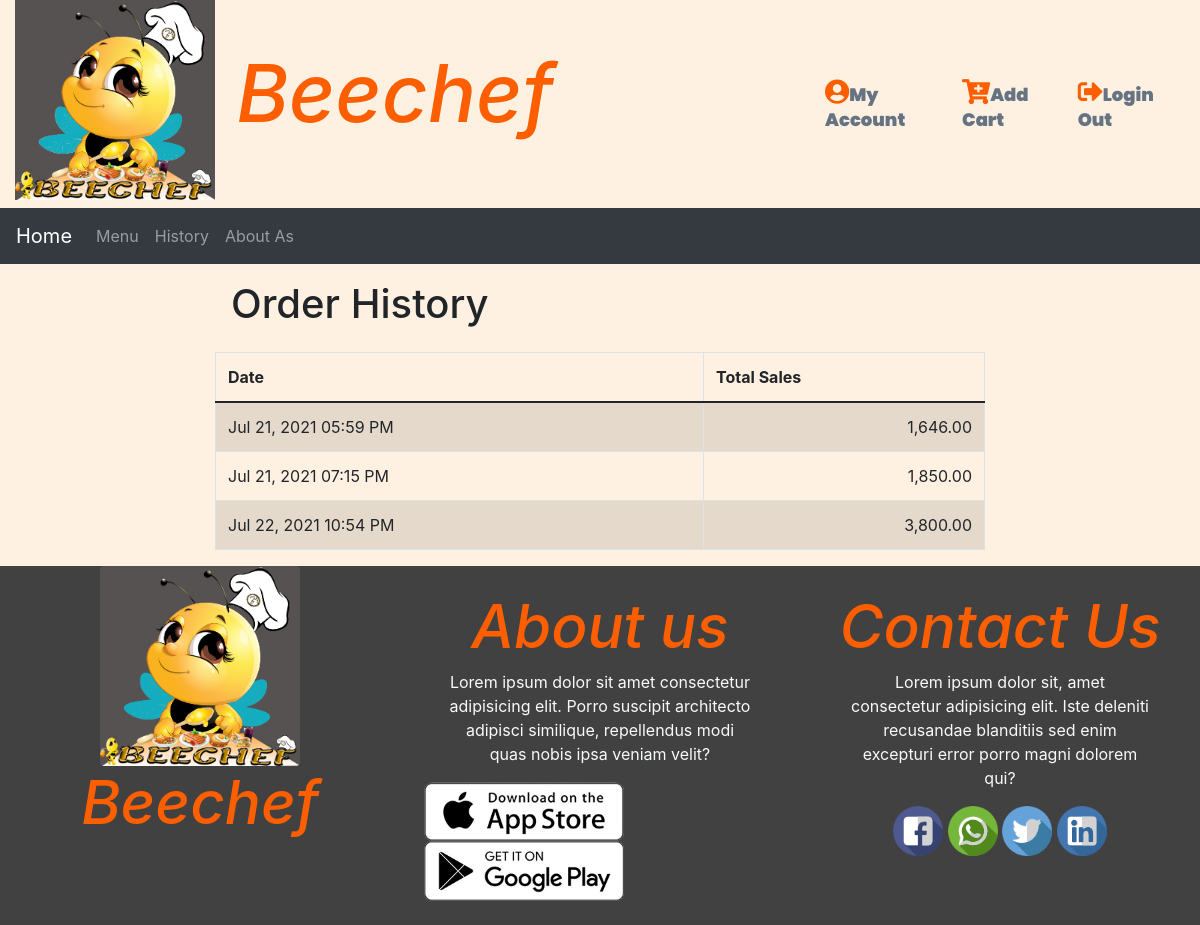
Screenshot of /Client/history.php (signed in) with the database file from the repository.
### tables this page shows
CREATE TABLE `purchase` (
  `pur_id` int(11) NOT NULL,
  `uid` int(11) NOT NULL,
  `total_amount` double NOT NULL,
  `pur_date` datetime NOT NULL,
  `pay_method` char(1) NOT NULL DEFAULT '0',
  `pay_description` varchar(500) DEFAULT NULL,
  `vid` int(11) DEFAULT NULL,
  `status` tinyint(1) NOT NULL DEFAULT 0
);

### Client/history.php (the view, shortened to what this page needs)
<?php
include "../Database/database.php";
include "client_header.php";
?>
<div class="container-fluid" style="background-color:#fef1e1;">
    <div class="row">
        <div class="col-md-2" ></div>
        <div class="col-md-8" >
            <h1 class="p-3">Order History</h1>
        <table class="table table-striped table-bordered">
		<thead>
			<th>Date</th>
			<th>Total Sales</th>
		</thead>
		<tbody>
			<?php
                $id =$_SESSION["uid"];
				$sql="select * from purchase where uid = $id ";
				$query=$conn->query($sql);
				while($row=$query->fetch_array()){
					?>
					<tr>
						<td><?php echo date('M d, Y h:i A', strtotime($row['pur_date'])) ?></td>
						<td class="text-right"> <?php echo number_format($row['total_amount'], 2); ?></td>
					</tr>
					<?php
				}
			?>
		</tbody>
	</table>
        </div>
        <div class="col-md-2" ></div>
    </div>
</div>
<?php
include "client_footer.php";
?>

### Client/client_header.php (shortened to what this page needs)
<!DOCTYPE html>
<html lang="en">
<head>
    <link href="https://cdn.jsdelivr.net/npm/bootstrap@5.0.1/dist/css/bootstrap.min.css" rel="stylesheet">
    <link rel="stylesheet" href="https://maxcdn.bootstrapcdn.com/bootstrap/4.5.2/css/bootstrap.min.css">
    <link rel="stylesheet" href="../css/homeStyle.css" type="text/css">
    <link rel="stylesheet" href="https://cdnjs.cloudflare.com/ajax/libs/font-awesome/5.15.3/css/all.min.css" />
</head>
<body>
<div class="container-fluid" id="header">
    <div class="row">
        <div class="col-md-8" style="background-color:#fef1e1;">
        <h1 id="main_header_text">
        <img src="../images/BeeChef.png" alt="logo" title="beechef logo" width="200px">
            Beechef
        </h1>
        </div>
        <div class="col-md-4 main_header_nav" style="background-color:#fef1e1;">
        <li class="fas fa-user-circle"><a href="MyAccount.php" >My Account</a></li>
        <li class="fas fa-cart-plus"><a href="viewCart.php">Add Cart</a></li>
        <li class="fas fa-sign-out-alt"><a href="../Login_part/loginout.php">Login Out</a></li>
        </div>
    </div>
</div>
<div class="container-fluid">
    <div class="row">
        <nav class="navbar navbar-expand-sm bg-dark navbar-dark">
            <a class="navbar-brand" href="index.php">Home</a>
            <ul class="navbar-nav">
                <li class="nav-item">
                    <a class="nav-link"  href="menu.php">Menu</a>
                </li>
                <li class="nav-item">
                    <a class="nav-link" href="history.php">History</a>
                </li>
                <li class="nav-item">
                    <a class="nav-link" href="about.php">About As</a>
                </li>
            </ul>
        </nav>
    </div>
</div>

### Client/client_footer.php
<div class="container-fluid footer_box">
    <div class="row">
        <div class="col-md-4" style="background-color:#414141;">
        <img src="../images/BeeChef.png" alt="logo" title="beechef logo" width="200px" class="rounded mx-auto d-block">
        <h1 id="main_header_footer">Beechef</h1>
        </div>
        <div class="col-md-4 p-4" style="background-color:#414141;">
        <h1 id="main_header_footer">About us</h1>
        <p class="text-center text-light px-4">Lorem ipsum dolor sit amet consectetur adipisicing elit. Porro suscipit architecto adipisci similique, repellendus modi quas nobis ipsa veniam velit?</p>
        <img src="../images/app-store.png" alt="app store" style="width:200px;">
        <img src="../images/play-store.png" alt=" play store" style="width:200px;">
        </div>
        <div class="col-md-4 p-4" style="background-color:#414141;">
        <h1 id="main_header_footer">Contact Us</h1>
        <p class="text-center text-light px-4">Lorem ipsum dolor sit, amet consectetur adipisicing elit. Iste deleniti recusandae blanditiis sed enim excepturi error porro magni dolorem qui?</p>
        <div>
            <center>
        <img src="../images/sMedia/facebook (1).png" alt="facebook" class="sm" style="width:50px; ">
        <img src="../images/sMedia/1whatsapp.png" alt="Whatsapp"class="sm" style="width:50px; ">
        <img src="../images/sMedia/1twitter.png" alt="twitter"class="sm" style="width:50px; ">
        <img src="../images/sMedia/1linkedin.png" alt="linkdin"class="sm" style="width:50px; ">
            </center>
        </div>
        </div>
    </div>
</div>
</body>
</html>

### css/homeStyle.css (style rules this page uses)
* { margin: 0; padding: 0; box-sizing: border-box; }
#main_header_text { font-style: italic; text-align: left; color: #fd5f00; font-size: 80px; text-shadow: 0 0 2px #f6f6e9; }
.main_header_nav { display: flex; justify-content: center; align-items: center; }
.main_header_nav li { font-size: 25px; padding: 10px; color: #fd5f00; }
.main_header_nav a { text-decoration: none; color: #657383; font-size: 18px; font-family: 'Poppins', sans-serif; }
.footer_box { margin-bottom: 0; }
#main_header_footer { font-style: italic; text-align: left; color: #fd5f00; font-size: 60px; text-align: center; }

### rows the page displays
purchase: pur_date "Jul 21, 2021 05:59 PM", total_amount "1,646.00"
purchase: pur_date "Jul 21, 2021 07:15 PM", total_amount "1,850.00"
purchase: pur_date "Jul 22, 2021 10:54 PM", total_amount "3,800.00"
